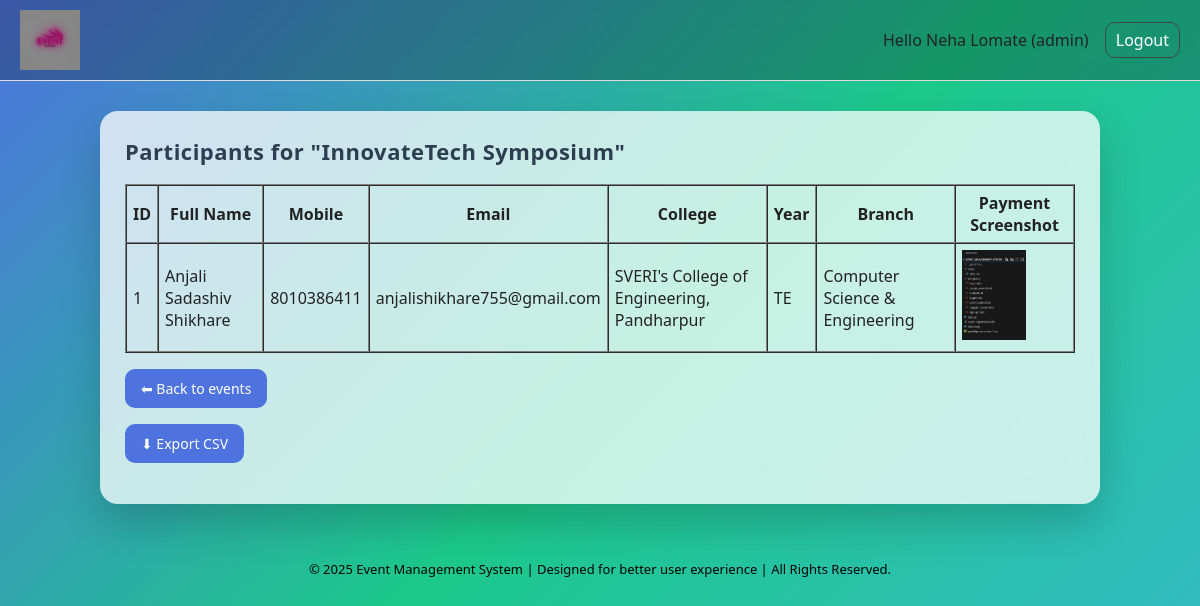
/participants/1 (signed in), run on an earlier commit of the app's database.
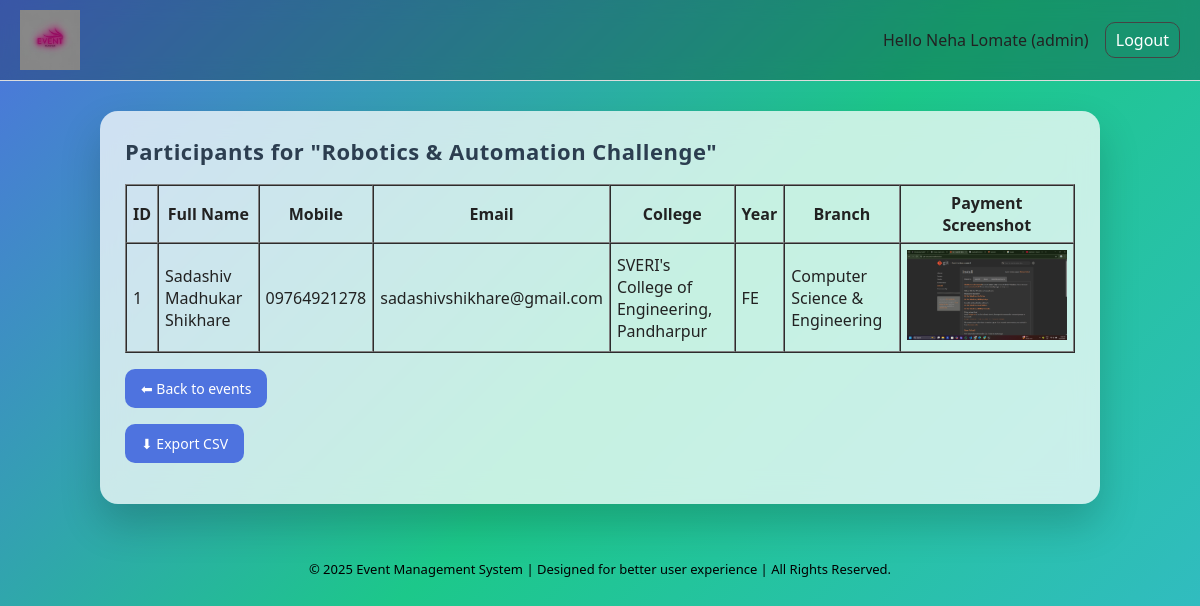
And on a later commit of the database.
### tables this page shows
CREATE TABLE events (
        id INTEGER PRIMARY KEY AUTOINCREMENT,
        title TEXT NOT NULL,
        description TEXT NOT NULL,
        category TEXT,
        date TEXT NOT NULL,
        start_time TEXT,
        end_time TEXT,
        venue TEXT NOT NULL,
        last_date TEXT NOT NULL,
        fee REAL,
        
        is_team_event TEXT,
        team_size INTEGER,
        organizer_name TEXT NOT NULL,
        organizer_contact TEXT NOT NULL,
        status TEXT NOT NULL
    );

CREATE TABLE registrations (
            id INTEGER PRIMARY KEY AUTOINCREMENT,
            user_id INTEGER,
            event_id INTEGER,
            full_name TEXT,
            mobile TEXT,
            email TEXT,
            college TEXT,
            year TEXT,
            branch TEXT,
            payment_image TEXT,
            FOREIGN KEY (user_id) REFERENCES users (id),
            FOREIGN KEY (event_id) REFERENCES events (id)
        );

### app.py (the view)
@app.route("/participants/<int:event_id>")
def participants(event_id):
    if session.get("role") != "admin":
        flash("Admin access only", "danger")
        return redirect(url_for("login"))
    db = get_db()
    participants = db.execute("""
        SELECT *
        FROM registrations
        WHERE event_id=?
    """, (event_id,)).fetchall()
    event = db.execute(
        "SELECT * FROM events WHERE id=?",
        (event_id,)
    ).fetchone()
    return render_template(
        "participants.html",
        event=event,
        participants=participants
    )

### app.py (called while the page is built)
def get_db():
    if "db" not in g:
        g.db = sqlite3.connect(DATABASE)
        g.db.row_factory = sqlite3.Row
    return g.db

### templates/participants.html
{% extends "base.html" %}
{% block content %}
<h2>Participants for "{{ event['title'] }}"</h2>
{% if participants %}
<table border="1" cellpadding="6" cellspacing="0">
    <tr>
        <th>ID</th>
        <th>Full Name</th>
        <th>Mobile</th>
        <th>Email</th>
        <th>College</th>
        <th>Year</th>
        <th>Branch</th>
        <th>Payment Screenshot</th>
    </tr>
    {% for p in participants %}
    <tr>
        <td>{{ p['id'] }}</td>
        <td>{{ p['full_name'] }}</td>
        <td>{{ p['mobile'] }}</td>
        <td>{{ p['email'] }}</td>
        <td>{{ p['college'] }}</td>
        <td>{{ p['year'] }}</td>
        <td>{{ p['branch'] }}</td>
        <td>
            <img src="{{ url_for('static', filename='uploads/' ~ p['payment_image']) }}"
                 style="height:90px;">
        </td>
    </tr>
    {% endfor %}
</table>
{% else %}
<p>No participants yet.</p>
{% endif %}
<p>
    <a class="btn" href="{{ url_for('index') }}">⬅ Back to events</a>
</p>
<p>
  <a class="btn" href="{{ url_for('export', event_id=event['id']) }}">
    ⬇ Export CSV
  </a>
</p>
{% endblock %}

### templates/base.html (shortened to what this page needs)
<!doctype html>
<html>
<head>
  <link rel="stylesheet" href="{{ url_for('static', filename='style.css') }}">
</head>
<body>
<header style="display:flex; align-items:center; justify-content:space-between; padding:10px 20px; border-bottom:1px solid #ddd;">
  <div class="logo">
    <a href="{{ url_for('index') }}">
      <img src="{{ url_for('static', filename='event3.png') }}" alt="EventManagement Logo" style="height:60px; vertical-align:middle;">
    </a>
  </div>
  <div class="nav-links">
    {% if session.get('username') %}
        <span class="nav-welcome">
            Hello {{ session['username'] }} ({{ session['role'] }})
        </span>
        <a class="btn-nav" href="{{ url_for('logout') }}" style="margin-left:12px;">
            Logout
        </a>
    {% endif %}
  </div>
</header>
<div class="container">
  {% block content %}{% endblock %}
</div>
<footer>
  &copy; {{ 2025 }} Event Management System | Designed for better user experience | All Rights Reserved.
</footer>
</body>
</html>

### static/style.css (style rules this page uses)
* { box-sizing: border-box; }
.logo a { display: flex; align-items: center; gap: 8px; }
.btn-nav { padding: 8px 14px; border-radius: 6px; border: 1px solid #444; text-decoration: none; }
body { margin: 0; padding: 0; font-family: 'Poppins', system-ui, -apple-system, Arial; background: linear-gradient(135deg,#4e73df,#1cc88a,#36b9cc); min-height: 100vh; color:#222; }
.container { max-width: 1000px; margin: 30px auto; padding: 25px; border-radius: 18px; background: rgba(255,255,255,0.75); backdrop-filter: blur(14px); -webkit-backdrop-filter: blur(14px); box-shadow: 0 20px 40px rgba(0,0,0,0.18); }
h1,h2,h3 { margin-top: 0; color:#2c3e50; letter-spacing: .5px; }
h2 { font-size: 22px; }
header { background: rgba(0,0,0,0.25); backdrop-filter: blur(10px); -webkit-backdrop-filter: blur(10px); padding: 14px 20px; position: sticky; top: 0; z-index: 20; }
.logo a { color:#fff; font-size:24px; font-weight:600; }
.nav-links a { color:#fff; margin-left:16px; font-weight:500; padding:6px 10px; border-radius:10px; transition:.25s; }
.btn, button { display:inline-block; padding:10px 16px; border-radius:10px; border:none; cursor:pointer; font-size:14px; font-weight:500; transition:.25s; }
.btn { background:#4e73df; color:white; text-decoration:none; }
footer { margin-top:40px; text-align:center; color:#000000; padding:16px; font-size:13px; }

What changed in the data, as far as the page shows it:
changed events: title "InnovateTech Symposium" → "Robotics & Automation Challenge"
changed registrations "SVERI's College of Engineering, Pandharpur": full_name "Anjali Sadashiv Shikhare" → "Sadashiv Madhukar Shikhare"; mobile "8010386411" → "09764921278"; email "anjalishikhare755@gmail.com" → "sadashivshikhare@gmail.com"; year "TE" → "FE"; payment_image: a different picture
